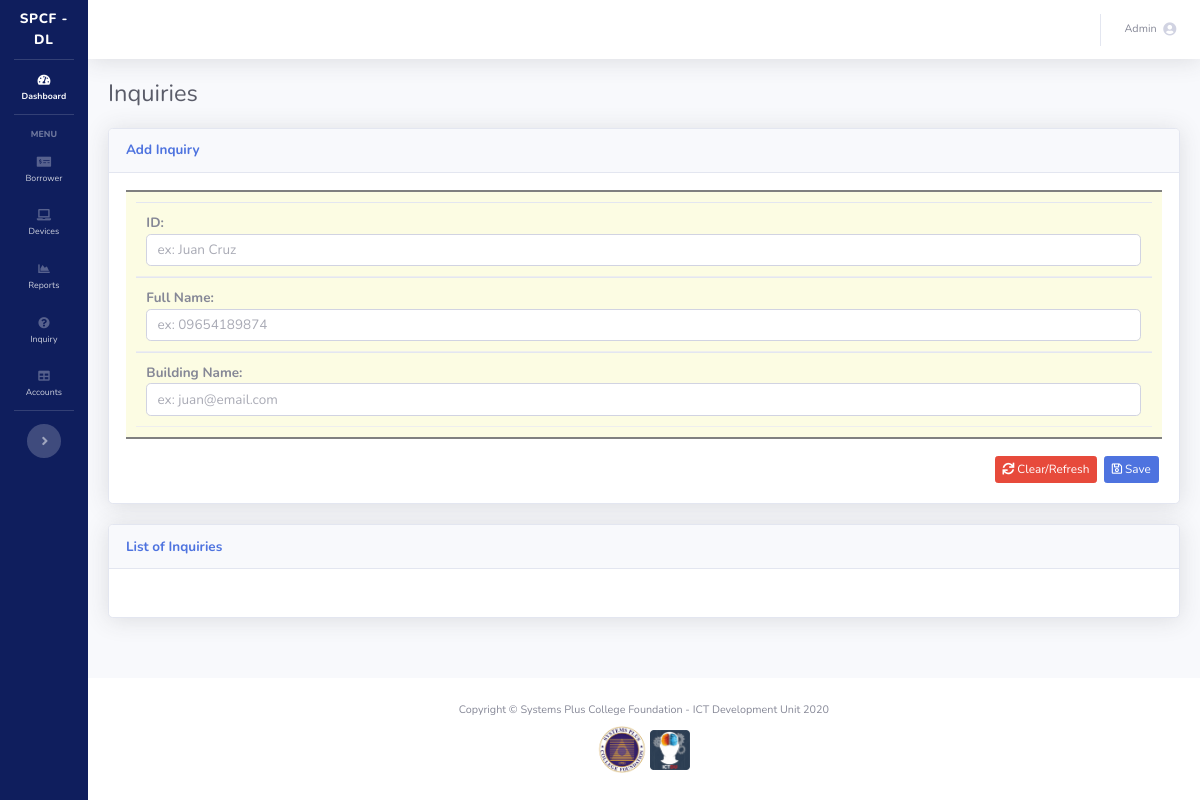
Before: /inquiry.php (signed in) with the older database file.
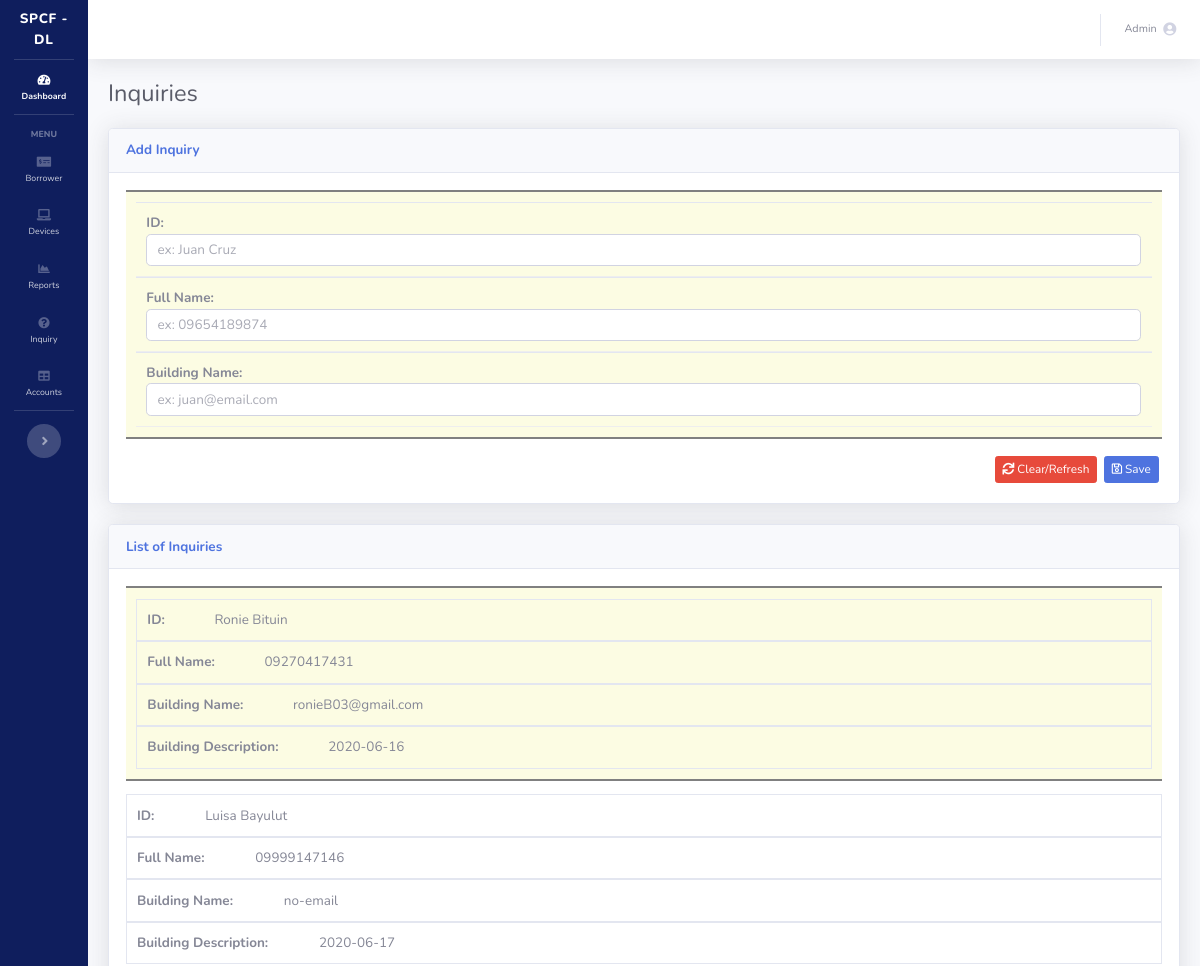
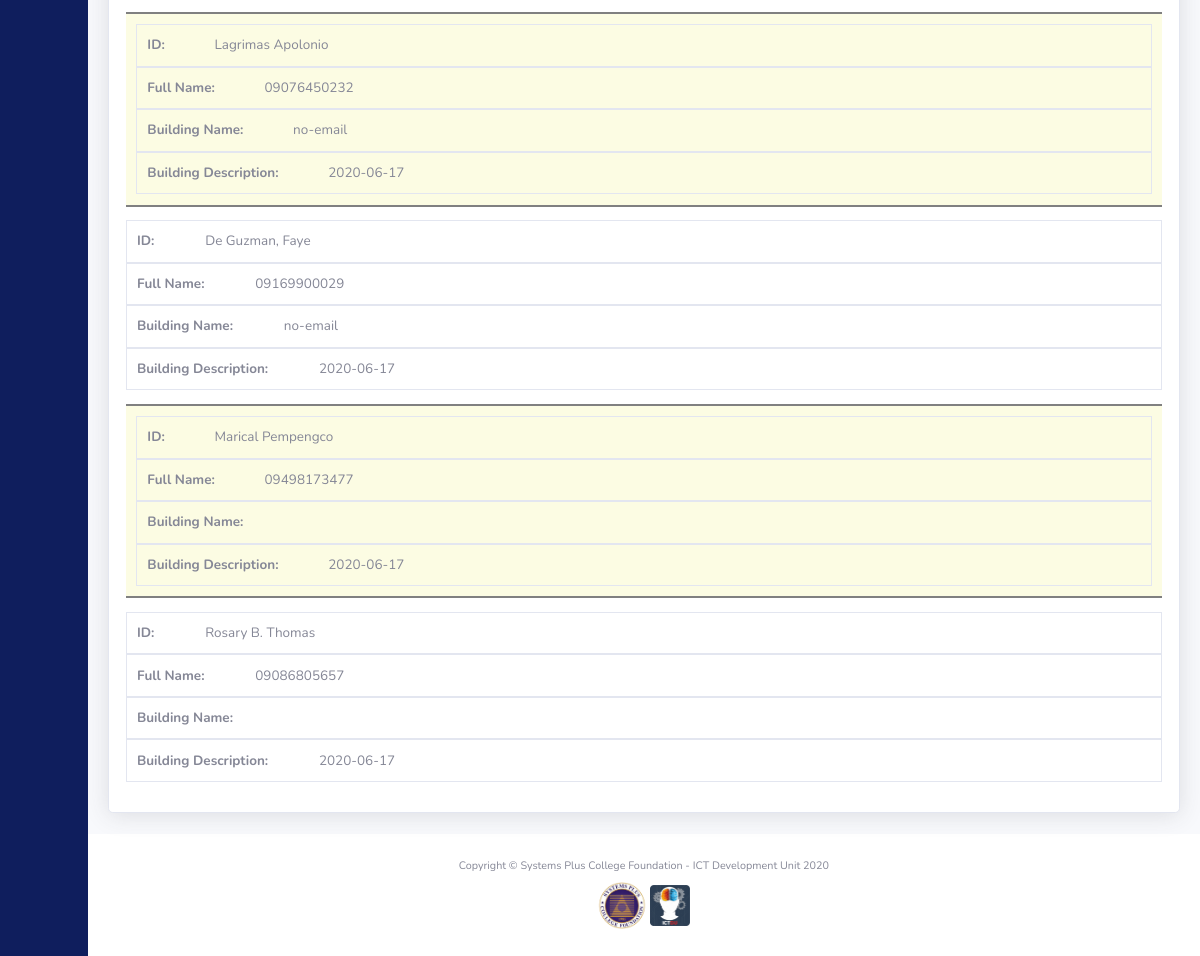
After: the same page with the newer database file (2 pictures, top to bottom).
### tables this page shows
CREATE TABLE `inquiry` (
  `id` int(11) NOT NULL,
  `full_name` varchar(128) NOT NULL,
  `contact_no` varchar(128) NOT NULL,
  `email_address` varchar(128) NOT NULL,
  `date_inquired` date NOT NULL
);

### inquiry.php (the view, shortened to what this page needs)
<?php
require_once 'process_inquiry.php';
include('sidebar.php');
$getInquiry = $mysqli->query("SELECT * FROM inquiry") or die ($mysqli->error);
?>
<div id="content-wrapper" class="d-flex flex-column">
    <div id="content">
        <?php
        include('topbar.php');
        ?>
        <div class="container-fluid">
            <div class="d-sm-flex align-items-center justify-content-between mb-4">
                <h1 class="h3 mb-0 text-gray-800">Inquiries</h1>
            </div>
            <div class="card shadow mb-4">
                <div class="card-header py-3">
                    <h6 class="m-0 font-weight-bold text-primary">Add Inquiry</h6>
                </div>
                <div class="card-body">
                    <div class="table-responsive">
                        <form method="post" action="process_inquiry.php">
                            <table class="table" width="100%" cellspacing="0">
                                <tbody>
                                <tr>
                                    <td><input type="text" name="full_name" class="form-control" placeholder="ex: Juan Cruz">
                                    </td>
                                    <td>
                                        <input type="text" name="contact_no" class="form-control" placeholder="ex: 09654189874" >
                                    </td>
                                    <td>
                                        <input type="text" name="email_address" class="form-control" placeholder="ex: juan@email.com">
                                    </td>
                                </tr>
                                </tbody>
                            </table>
                            <button class="float-right btn btn-sm btn-primary m-1" name="save" type="submit"><i class="far fa-save" ></i> Save</button>
                            <a href="employee.php" class="btn btn-danger btn-sm m-1 float-right"><i class="fas as fa-sync"></i> Clear/Refresh</a>
                        </form>
                    </div>
                </div>
            </div>
            <div class="card shadow mb-4">
                <div class="card-header py-3">
                    <h6 class="m-0 font-weight-bold text-primary">List of Inquiries</h6>
                </div>
                <div class="card-body">
                    <div class="table-responsive">
                        <table class="table table-bordered" id="employeeTable" width="100%" cellspacing="0">
                            <tbody>
                            <?php while($newInquiry=$getInquiry->fetch_assoc()){ ?>
                                <tr>
                                    <td><?php echo $newInquiry['full_name']; ?></td>
                                    <td><?php echo $newInquiry['contact_no']; ?></td>
                                    <td><?php echo $newInquiry['email_address']; ?></td>
                                    <td><?php echo $newInquiry['date_inquired']; ?></td>
                                </tr>
                            <?php } ?>
                            </tbody>
                        </table>
                    </div>
                </div>
            </div>
        </div>
    </div>
    <?php
    include('footer.php');
    ?>

### sidebar.php (shortened to what this page needs)
<!DOCTYPE html>
<html lang="en">
<head>
    <link href="vendor/fontawesome-free/css/all.min.css" rel="stylesheet" type="text/css">
    <link href="css/sb-admin-2.min.css" rel="stylesheet">
    <link href="vendor/datatables/dataTables.bootstrap4.min.css" rel="stylesheet">
</head>
<body id="page-top">
<div id="wrapper">
    <ul class="navbar-nav bg-gradient-primary sidebar sidebar-dark accordion toggled" id="accordionSidebar">
        <a class="sidebar-brand d-flex align-items-center justify-content-center" href="index.php">
            SPCF - DL
        </a>
        <hr class="sidebar-divider my-0">
        <li class="nav-item active">
            <a class="nav-link" href="index.php">
                <i class="fas fa-fw fa-tachometer-alt"></i>
                <span>Dashboard</span></a>
        </li>
        <hr class="sidebar-divider">
        <div class="sidebar-heading">
            Menu
        </div>
        <li class="nav-item">
            <a class="nav-link collapsed" href="#" data-toggle="collapse" data-target="#collapsePages"
               aria-expanded="true" aria-controls="collapsePages">
                <i class="fas fa-money-check-alt"></i>
                <span>Borrower</span>
            </a>
        </li>
        <li class="nav-item">
            <a class="nav-link" href="devices.php">
                <i class="fas fa-laptop"></i>
                <span>Devices</span></a>
        </li>
        <li class="nav-item">
            <a class="nav-link" href="report.php">
                <i class="fas fa-fw fa-chart-area"></i>
                <span>Reports</span></a>
        </li>
        <li class="nav-item">
            <a class="nav-link" href="inquiry.php">
                <i class="fas fa-fw fa-question-circle"></i>
                <span>Inquiry</span></a>
        </li>
        <li class="nav-item">
            <a class="nav-link" href="#">
                <i class="fas fa-fw fa-table"></i>
                <span>Accounts</span></a>
        </li>
        <hr class="sidebar-divider d-none d-md-block">
        <div class="text-center d-none d-md-inline">
            <button class="rounded-circle border-0" id="sidebarToggle"></button>
        </div>
    </ul>

### topbar.php (shortened to what this page needs)
<nav class="navbar navbar-expand navbar-light bg-white topbar mb-4 static-top shadow">
    <ul class="navbar-nav ml-auto">
        <li class="nav-item dropdown no-arrow">
            <a class="nav-link dropdown-toggle" href="#" id="userDropdown" role="button" data-toggle="dropdown" aria-haspopup="true" aria-expanded="false">
                <span class="mr-2 d-none d-lg-inline text-gray-600 small"> <?php echo ucfirst($_SESSION['username']); ?> </span>
                <i class="fas fa-user-circle"></i>
            </a>
        </li>
    </ul>
</nav>

### footer.php (shortened to what this page needs)
<footer class="sticky-footer bg-white">
    <div class="container my-auto">
        <div class="copyright text-center my-auto">
            <span>Copyright &copy; Systems Plus College Foundation - ICT Development Unit <?php echo date("Y"); ?></span>
            <br>
            <br>
            <img src="img/logo.png" style="width: 50px;">
            <img src="img/favicon.png" style="width: 40px;">
        </div>
    </div>
</footer>
</div>
</div>
</body>
</html>

### sidebar.php (style rules this page uses)
html { font-size: 13.5px; scroll-behavior: smooth !important; }
.bg-gradient-primary { background-color: #0f1e5d !important; background-image: none !important; background-image: none !important; background-size: cover !important; }
::placeholder { opacity: 0.7 !important; }

### inquiry.php (style rules this page uses)
@media only screen
        and (max-width: 760px), (min-device-width: 768px)
        and (max-device-width: 1024px) { table, thead, tbody, th, td, tr { display: block; } }
@media only screen
        and (max-width: 760px), (min-device-width: 768px)
        and (max-device-width: 1024px) { tr { margin: 0 0 1rem 0; } }
@media only screen
        and (max-width: 760px), (min-device-width: 768px)
        and (max-device-width: 1024px) { tr:nth-child(odd) { padding: 1%; width: 100%; border-bottom: 2px solid grey; border-top: 2px solid grey; background: #fcfce3; } }
@media only screen
        and (max-width: 760px), (min-device-width: 768px)
        and (max-device-width: 1024px) { td { border-bottom: 1px solid #eee; position: relative; } }
@media only screen
        and (max-width: 760px), (min-device-width: 768px)
        and (max-device-width: 1024px) { td:before { top: 0; width: 45%; padding-right: 5%; white-space: nowrap; } }
@media only screen
        and (max-width: 760px), (min-device-width: 768px)
        and (max-device-width: 1024px) { td:nth-of-type(1):before { content: "ID:"; font-weight: bold; } }
@media only screen
        and (max-width: 760px), (min-device-width: 768px)
        and (max-device-width: 1024px) { td:nth-of-type(2):before { content: "Full Name:"; font-weight: bold; } }
@media only screen
        and (max-width: 760px), (min-device-width: 768px)
        and (max-device-width: 1024px) { td:nth-of-type(3):before { content: "Building Name:"; font-weight: bold; } }
@media only screen
        and (max-width: 760px), (min-device-width: 768px)
        and (max-device-width: 1024px) { td:nth-of-type(4):before { content: "Building Description:"; font-weight: bold; } }

Changed rows visible on the page:
added inquiry: full_name "Ronie Bituin", contact_no "09270417431", email_address "ronieB03@gmail.com", date_inquired "2020-06-16"
added inquiry: full_name "Luisa Bayulut", contact_no "09999147146", email_address "no-email", date_inquired "2020-06-17"
added inquiry: full_name "Lagrimas Apolonio", contact_no "09076450232", email_address "no-email", date_inquired "2020-06-17"
added inquiry: full_name "De Guzman, Faye", contact_no "09169900029", email_address "no-email", date_inquired "2020-06-17"
added inquiry: full_name "Marical Pempengco", contact_no "09498173477", date_inquired "2020-06-17"
added inquiry: full_name "Rosary B. Thomas", contact_no "09086805657", date_inquired "2020-06-17"
